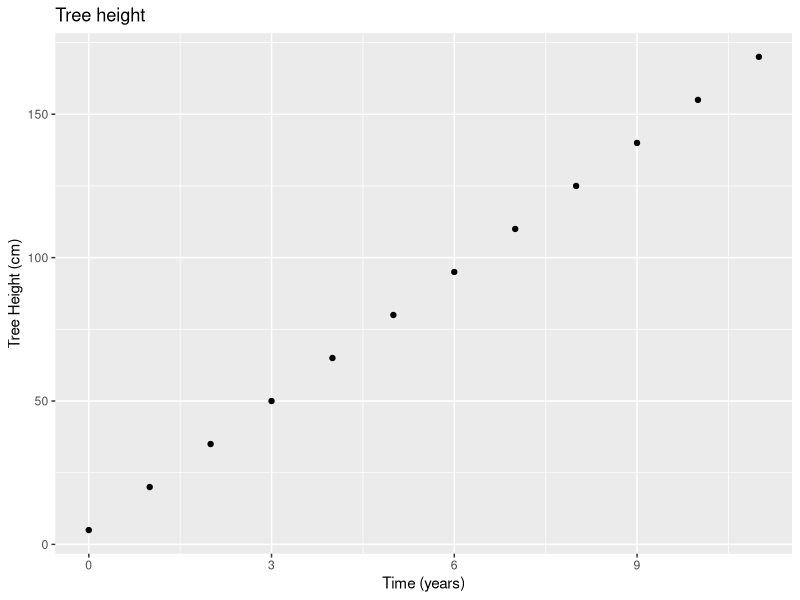
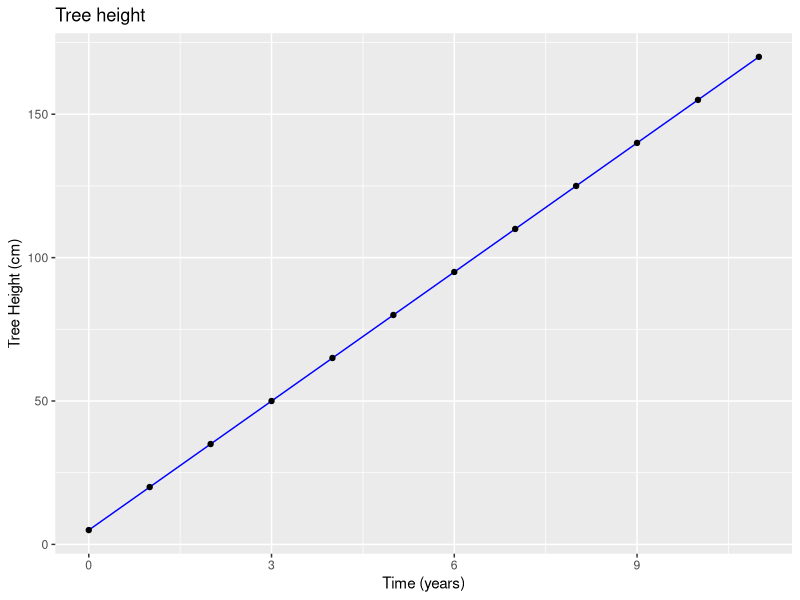
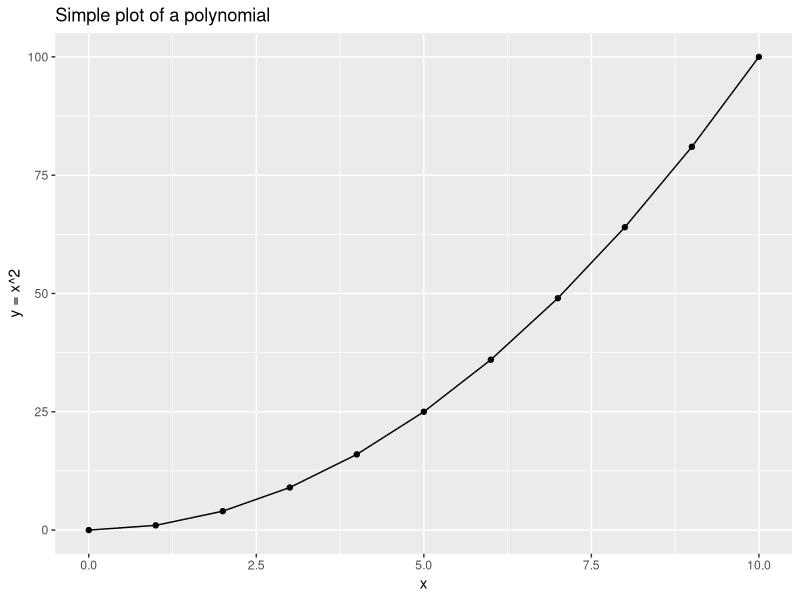
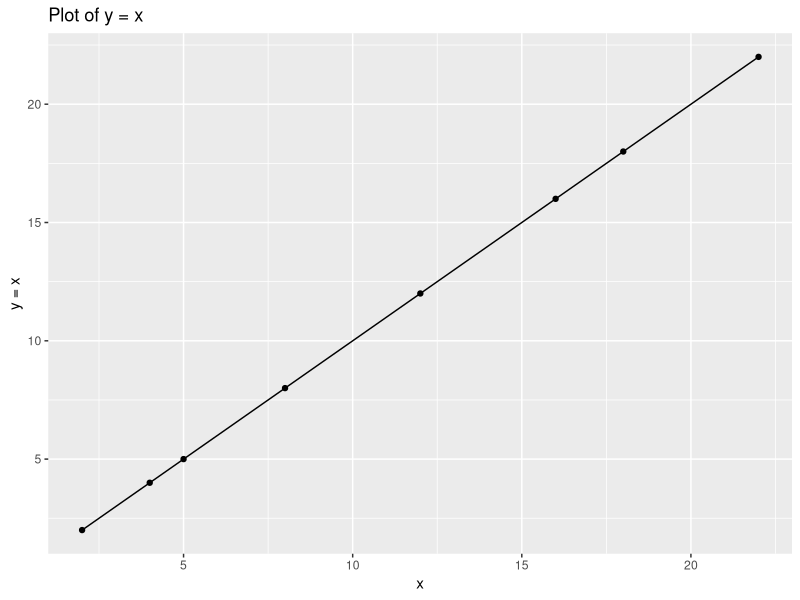
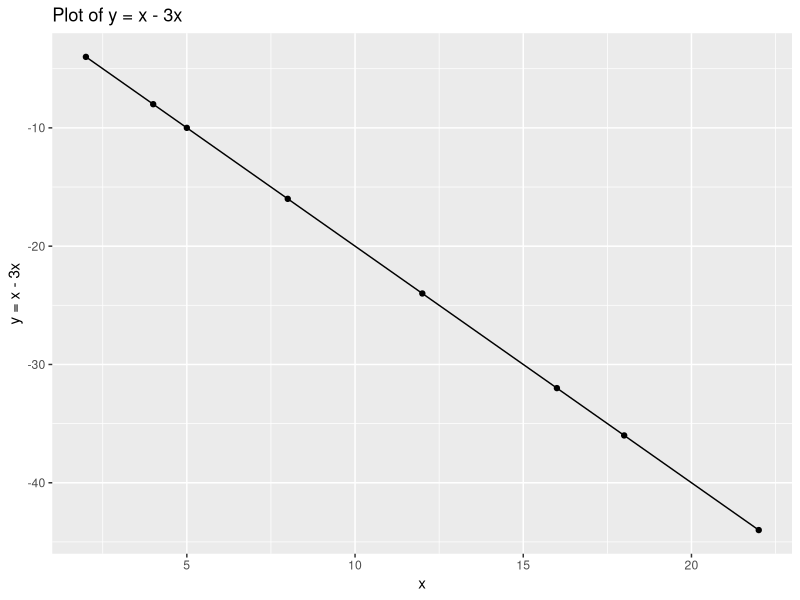
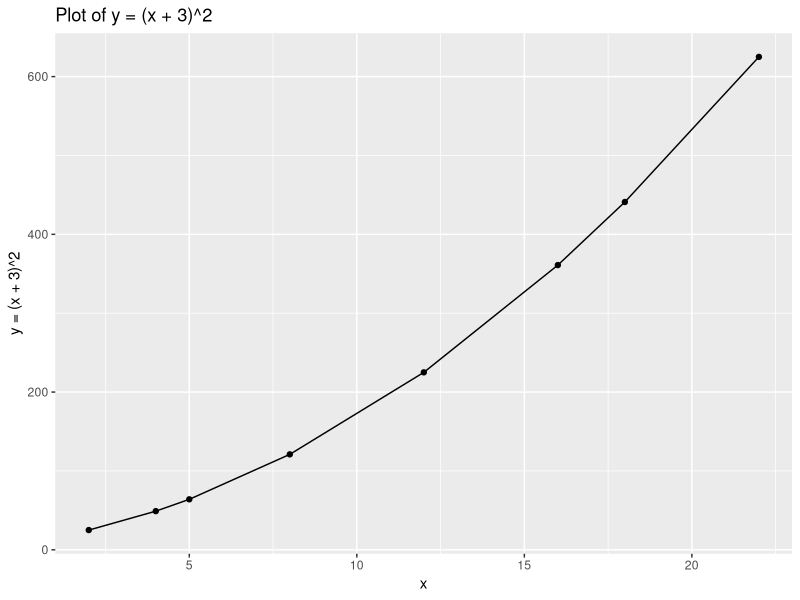
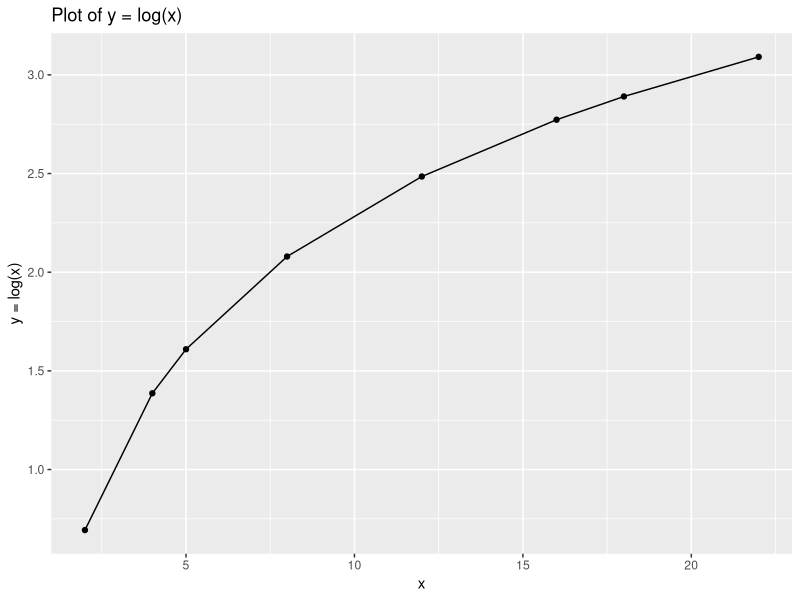
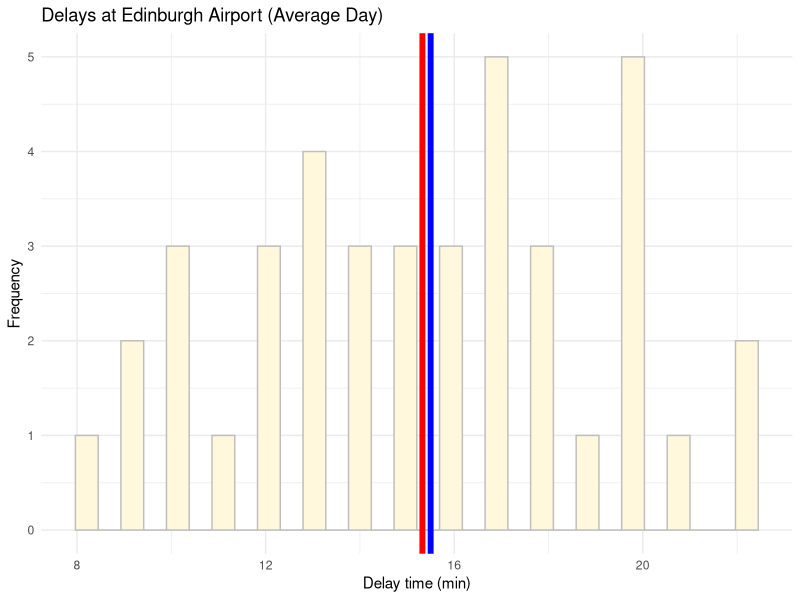

The R script that drew these images, in order:
## ---- chunk 1
library(tidyverse)
## ---- chunk 2
knitr::include_graphics("https://media.istockphoto.com/photos/bussiness-growthnew-life-growing-in-spring-picture-id537645998?k=6&m=537645998&s=612x612&w=0&h=HnPfznp2LQRDawdKAxCis8qWS6CXaspxclVfOpq5Ek4=")
## ---- chunk 3
tree <- tibble(x = c(0,1,2,3,4,5,6,7,8,9,10,11),
               y = c(5,20,35,50,65,80,95,110,125,140,155,170))

ggplot(data = tree, aes(x = x, y = y)) + 
  geom_point() +
  xlab("Time (years)") +
  ylab("Tree Height (cm)") +
  ggtitle("Tree height")
## ---- chunk 4
ggplot(data = tree, aes(x = x, y = y)) + 
  geom_line(color = 'blue') + 
  geom_point() +
  xlab("Time (years)") +  
  ylab("Tree Height (cm)") +
  ggtitle("Tree height")
## ---- chunk 5
library(tidyverse)
pol <- tibble(x = c(0,1,2,3,4,5,6,7,8,9,10),
              y = x^2)

ggplot(data = pol, aes(x = x, y = y)) + 
  geom_point() + 
  geom_line() +
  xlab("x") +  
  ylab("y = x^2") +
  ggtitle("Simple plot of a polynomial")
## ---- chunk 6
# Assign x and y
data_1 <- tibble(x = c(2,4,5,8,12,16,18,22),
               y = x)

# Plot
ggplot(data = data_1, aes(x = x, y = y)) + 
  geom_point() + 
  geom_line() +
  xlab("x") +  
  ylab("y = x") +
  ggtitle("Plot of y = x")
## ---- chunk 7
data_1
## ---- chunk 8
# Assign x and y
data_2 <- tibble(x = c(2,4,5,8,12,16,18,22),
               y = x-3*x)

# Plot
ggplot(data = data_2, aes(x = x, y = y)) + 
  geom_point() +
  geom_line() +
  xlab("x") +
  ylab("y = x - 3x") +
  ggtitle("Plot of y = x - 3x")
## ---- chunk 9
data_2
## ---- chunk 10
# Assign x and y
data_3 <- tibble(x = c(2,4,5,8,12,16,18,22),
               y = (x + 3)^2)

# Plot
ggplot(data = data_3, aes(x = x, y = y)) + 
  geom_point() + 
  geom_line() +
  xlab("x") + 
  ylab("y = (x + 3)^2") +
  ggtitle("Plot of y = (x + 3)^2")
## ---- chunk 11
data_3
## ---- chunk 12
# Assign x and y
data_4<- tibble(x = c(2,4,5,8,12,16,18,22),
               y = log(x))

# Plot
ggplot(data = data_4, aes(x = x, y = y)) + 
  geom_point() +
  geom_line() +
  xlab("x") + 
  ylab("y = log(x)") +
  ggtitle("Plot of y = log(x)")
## ---- chunk 13
data_4
## ---- chunk 14
# Load tidyverse
library(tidyverse)
## ---- chunk 15
# Load the data
edinburgh_delays <- read.csv('data/edinburgh_delays.csv')
## ---- chunk 16
# Quick description
edinburgh_delays %>%
  group_by(day) %>%
  summarise(mean = mean(delay_time),
            median = median(delay_time),
            sd = sd(delay_time))
## ---- chunk 17
# Visualise the data using a histogram by day (average day)
ggplot(data = subset(edinburgh_delays, day %in% c("average day")), aes(x = delay_time)) +
  geom_histogram(color ='grey', fill ='cornsilk') +
  geom_vline(aes(xintercept = mean(delay_time)), color = 'red', size = 2) + 
  geom_vline(aes(xintercept = median(delay_time)), color = 'blue', size = 2) +
  labs(x = 'Delay time (min)', y = 'Frequency', title = 'Delays at Edinburgh Airport (Average Day)') +
  theme_minimal()
## ---- chunk 18
# Visualise the data using a histogram by day (christmas eve)
ggplot(data = subset(edinburgh_delays, day %in% c("christmas eve")), aes(x = delay_time)) +
  geom_histogram(color ='grey', fill ='cornsilk') +
  geom_vline(aes(xintercept = mean(delay_time)), color = 'red', size = 2) + 
  geom_vline(aes(xintercept = median(delay_time)), color = 'blue', size = 2) +
  labs(x = 'Delay time (min)', y = 'Frequency', title = 'Delays at Edinburgh Airport (Christmas Eve)') +
  theme_minimal()
## ---- chunk 19
# Rename variable time as delay_min
edinburgh_delays <-rename(edinburgh_delays, delay_min = delay_time)
## ---- chunk 20
# Change time into hours
 edinburgh_delays <- mutate(edinburgh_delays, # Note how we use mutate()
      delay_hours = delay_min / 60) # We want to divide minutes by 60 to get the number of hours
## ---- chunk 21
# Transform using log 
edinburgh_delays <- mutate(edinburgh_delays,
                           log_time = log(delay_min))
## ---- chunk 22
# Transform using sqrt 
edinburgh_delays <- mutate(edinburgh_delays,
                           sqrt_time = sqrt(delay_min))
## ---- chunk 23
 # Visualise the data using a histogram by day (Christmas Eve) now with log transformation
 ggplot(data = subset(edinburgh_delays, day %in% c("christmas eve")), aes(x = log_time)) +
   geom_histogram(color = 'grey', fill = 'lightblue') + 
   geom_vline(aes(xintercept = mean(log_time)), color ='red', size = 2) + 
   geom_vline(aes(xintercept = median(log_time)), color ='blue', size = 2) +
   labs(x = 'Delay time (log(min))',y = 'Frequency', title = 'Log of Delays at Edinburgh Airport (Christmas Eve)') +
   theme_minimal()
## ---- chunk 24
 # Visualise the data using a histogram by day (Christmas Eve) now with sqrt transformation
 ggplot(data = subset(edinburgh_delays, day %in% c("christmas eve")), aes(x = sqrt_time)) +
   geom_histogram(color = 'grey', fill = 'lightblue') + 
   geom_vline(aes(xintercept = mean(sqrt_time)), color ='red', size = 2) + 
   geom_vline(aes(xintercept = median(sqrt_time)), color ='blue', size = 2) +
   labs(x = 'Delay time (sqrt(min))', y = 'Frequency', title = 'Sqrt of Delays at Edinburgh Airport (Christmas Eve)') +
   theme_minimal()
## ---- chunk 25
# Put side-by-side to compare
library(cowplot)

# Original data plot
plot_original <- ggplot(data = subset(edinburgh_delays, day %in% c("christmas eve")), aes(x = delay_min)) +
   geom_histogram(color = 'grey', fill = 'lightblue') + 
   geom_vline(aes(xintercept = mean(delay_min)), color ='red', size = 2) + 
   geom_vline(aes(xintercept = median(delay_min)), color ='blue', size = 2) +
   labs(x = 'Delay time (min) ', y = 'Frequency', title = 'Delays at Edinburgh Airport (Christmas Eve) ') +
   theme_minimal()
 
# Log transformed plot
 plot_log <- ggplot(data = subset(edinburgh_delays, day %in% c("christmas eve")), aes(x = log_time)) +
   geom_histogram(color = 'grey', fill = 'lightblue') + 
   geom_vline(aes(xintercept = mean(log_time)), color ='red', size = 2) + 
   geom_vline(aes(xintercept = median(log_time)), color ='blue', size = 2) +
   labs(x = 'Delay time (log(min))', y = 'Frequency') +
   theme_minimal()
## ---- chunk 26
# To put side by side
plot_grid(plot_original, plot_log)
## ---- chunk 27
# Mean centering 
edinburgh_delays <- mutate(edinburgh_delays,
                           mean_centered_time = delay_min - mean(delay_min))
## ---- chunk 28
ggplot(data = subset(edinburgh_delays, day %in% c("christmas eve")), aes(x = mean_centered_time)) +
   geom_histogram(color = 'grey', fill = 'lightblue') + 
   geom_vline(aes(xintercept = mean(mean_centered_time)), color ='red', size = 2) + 
   geom_vline(aes(xintercept = median(mean_centered_time)), color ='blue', size = 2) +
   labs(x = 'Delay time - mean centered', y = 'Frequency', title = ' Mean Centered Delays at Edinburgh Airport (Christmas Eve)') +
   theme_minimal()
## ---- chunk 29
# Transform using scale() 
edinburgh_delays <- mutate(edinburgh_delays,
                           stand_time = scale(delay_min))
## ---- chunk 30
ggplot(data = subset(edinburgh_delays, day %in% c("christmas eve")), aes(x = stand_time)) +
   geom_histogram(color = 'grey', fill = 'lightblue') + 
   geom_vline(aes(xintercept = mean(stand_time)), color ='red', size = 2) + 
   geom_vline(aes(xintercept = median(stand_time)), color ='blue', size = 2) +
   labs(x = 'Delay time - standardized', y = 'Frequency', title = ' Standardised Delays at Edinburgh Airport (Christmas Eve)') +
   theme_minimal()
## ---- chunk 31
# Create the data first with x online
my_data <- tibble(x1 = c(-10,1,4,19,-6,0,14,-8,0,12,9),
               x2 = c(-3,2,1,0,1,2,3,5,-1,-2,-3))
## ---- chunk 32
my_data <- mutate(my_data, 
      y1 = x1^3, y2=3*x1-5*x1, y3=x1*x2)
## ---- chunk 33
my_data
## ---- chunk 34
library(tidyverse)
## ---- chunk 35
# Read data in
income_london <- read.csv('data/income_london.csv')
## ---- chunk 36
# Quick description
income_london %>%
  group_by(region) %>%
  summarise(mean = mean(income),
            median = median(income),
            sd = sd(income))
## ---- chunk 37
# Create variable income_thousands using mutate()
income_london <- mutate(income_london, # Note how we use mutate()
      income_thousands = income / 1000) # We want to divide income by 1000
## ---- chunk 38
# Distribution of income in thousands
ggplot(data = income_london, aes(x = income_thousands)) + 
  geom_histogram( color = 'grey', fill = 'yellow') + 
  geom_vline(aes(xintercept = mean(income_thousands)), color = 'red', size = 2) + 
  geom_vline(aes(xintercept = median(income_thousands)), color = 'blue', size = 2) +
  labs(x = "Income (thousands of pounds)", title = "Distribution of London Incomes (thousands of pounds)") 
## ---- chunk 39
# Log transform
income_london <- mutate(income_london,
                       log_income = log(income))
## ---- chunk 40
# Distribution of log(income)
ggplot(data = income_london, aes(x = log_income)) + 
  geom_histogram( color = 'grey', fill = 'brown') + 
  geom_vline(aes(xintercept = mean(log_income)), color = 'red', size = 2) + 
  geom_vline(aes(xintercept = median(log_income)), color = 'blue', size = 2) +
  labs(x = "log(Income)", title = "Distribution of Londoners log(Income)") 
## ---- chunk 41
# Mean Centered
income_london <- mutate(income_london,
                       mean_centered_income = income-mean(income))
## ---- chunk 42
# Distribution of mean centered income
ggplot(data = income_london, aes(x = mean_centered_income)) + 
  geom_histogram( color = 'grey', fill = 'brown') + 
  geom_vline(aes(xintercept = mean(mean_centered_income)), color = 'red', size = 2) + 
  geom_vline(aes(xintercept = median(mean_centered_income)), color = 'blue', size = 2) +
  labs(x = "Mean Centered Income", title = "Distribution of Londoners  Income (Mean Centered)") 
